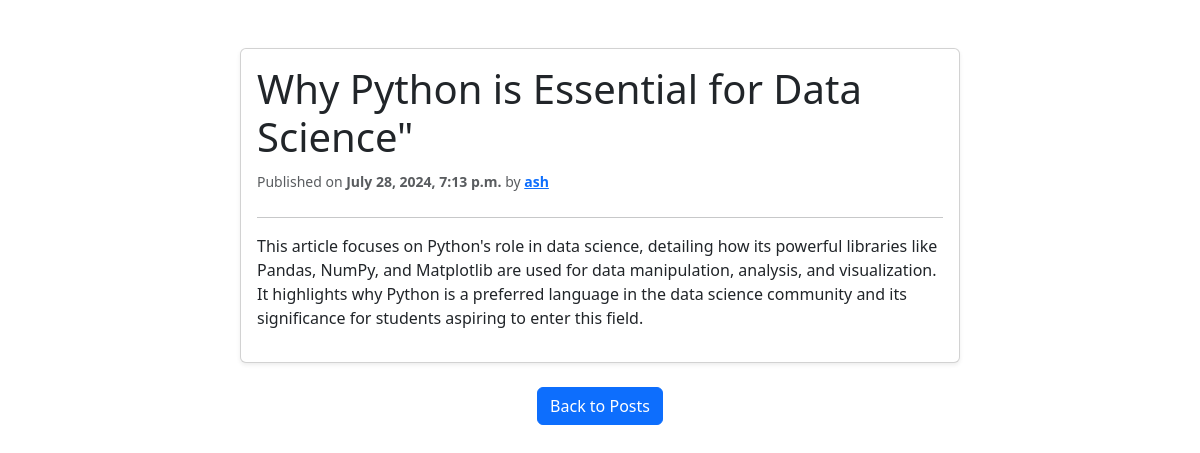
The app's page /11/ with its own data.
### Blog/models.py (models this page shows, shortened)
class Post(models.Model):
    class Status(models.TextChoices):
        DRAFT = "DF", "Draft"
        PUBLISHED = "PB", "Published"
    title = models.CharField(max_length=250)
    slug = models.SlugField(
        max_length=250,
        unique_for_date='publish'
    )
    author = models.ForeignKey(
        User,
        on_delete=models.CASCADE,
        related_name="blog_posts"
    )
    body = models.TextField()
    publish = models.DateTimeField(default=timezone.now)
    created = models.DateTimeField(auto_now_add=True)
    updated = models.DateTimeField(auto_now=True)
    status = models.CharField(
        max_length=2,
        choices=Status.choices,
        default=Status.DRAFT
    )
    objects = models.Manager()
    published = PublishedManager()
    class Meta:
        ordering = ['-publish']  # Oldest to Newest.

### Blog/views.py (the view)
# urls.py: path("<int:pk>/", BlogDetailView.as_view(), name="detail"),
class BlogDetailView(DetailView):
    model = Post
    template_name="../templates/blog/post/detail.html"

### templates/blog/post/detail.html (shortened to what this page needs)
{% extends "blog/base.html" %}
{% block content %}
<div class="container mt-5">
    <div class="row justify-content-center">
        <div class="col-md-8">
            <div class="card mb-4 shadow-sm">
                <div class="card-body">
                    <h1 class="card-title">{{ post.title }}</h1>
                    <p class="card-text text-muted mb-4">
                        <small>
                             Published on
                            <span class="fw-semibold">{{ post.publish|date:"F j, Y, g:i a" }}</span> by
                            <a href="{% url 'user_posts' post.author %}" class="text-primary fw-bold">{{ post.author }}</a>
                        </small>
                    </p>
                    <hr>
                    <div class="post-body">
                        {{ post.body|linebreaks }}
                    </div>
                </div>
            </div>
            <div class="text-center mt-4">
                <a href="{% url 'home' %}" class="btn btn-primary">Back to Posts</a>
            </div>
        </div>
    </div>
</div>
{% endblock %}

### records on screen
Post: title "Why Python is Essential for Data Science\"", publish "July 28, 2024, 7:13 p.m.", author "ash", body "This article focuses on Python's role in data science, detailing how its powerful libraries like Pandas, NumPy, and Matplotlib are used for data manipulation, analysis, and visualization. It highlights why Python is a preferred language in the data science community and its significance for students aspiring to enter this field."
